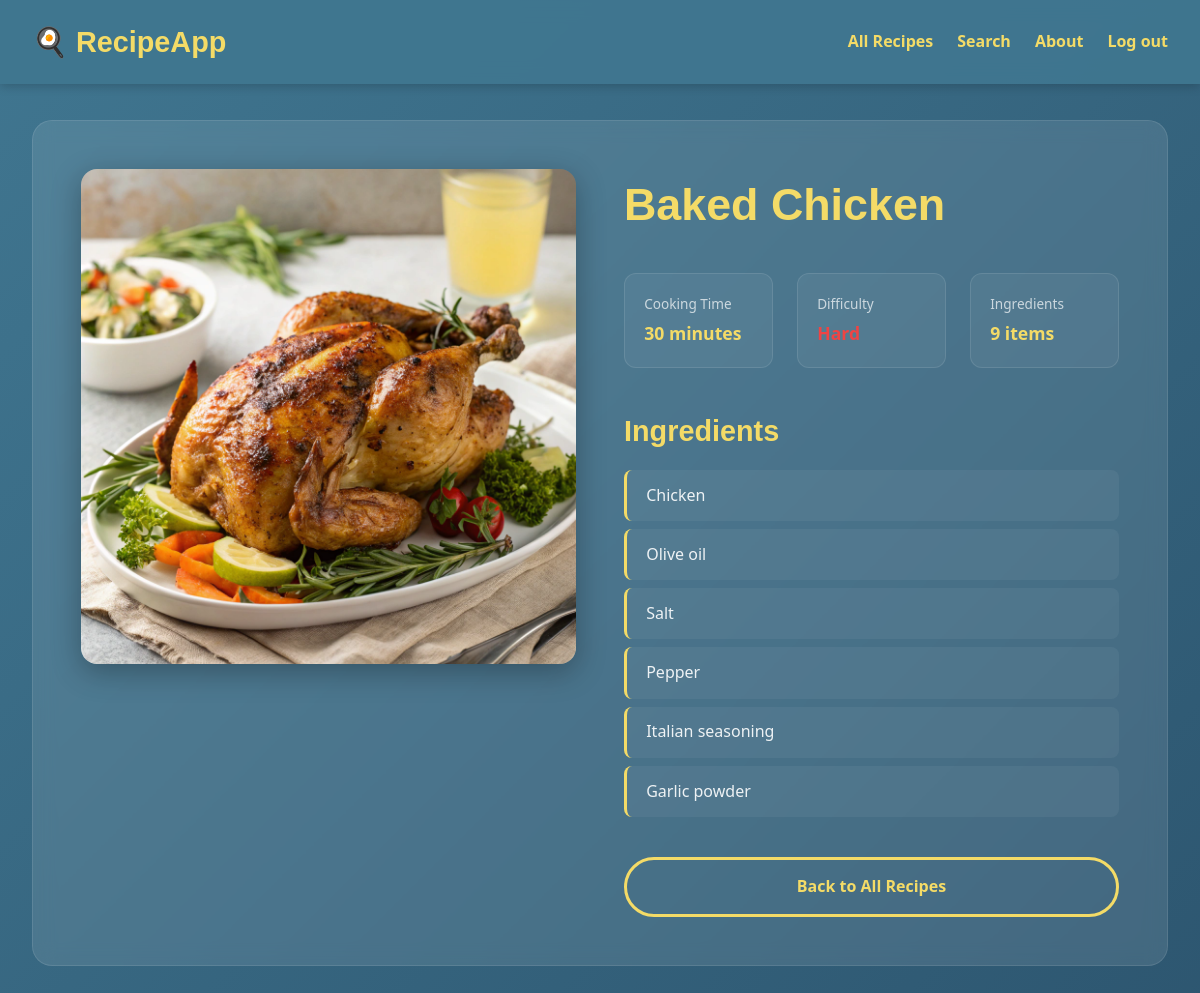
Page /detail/5/ (signed in) on the earlier database version.
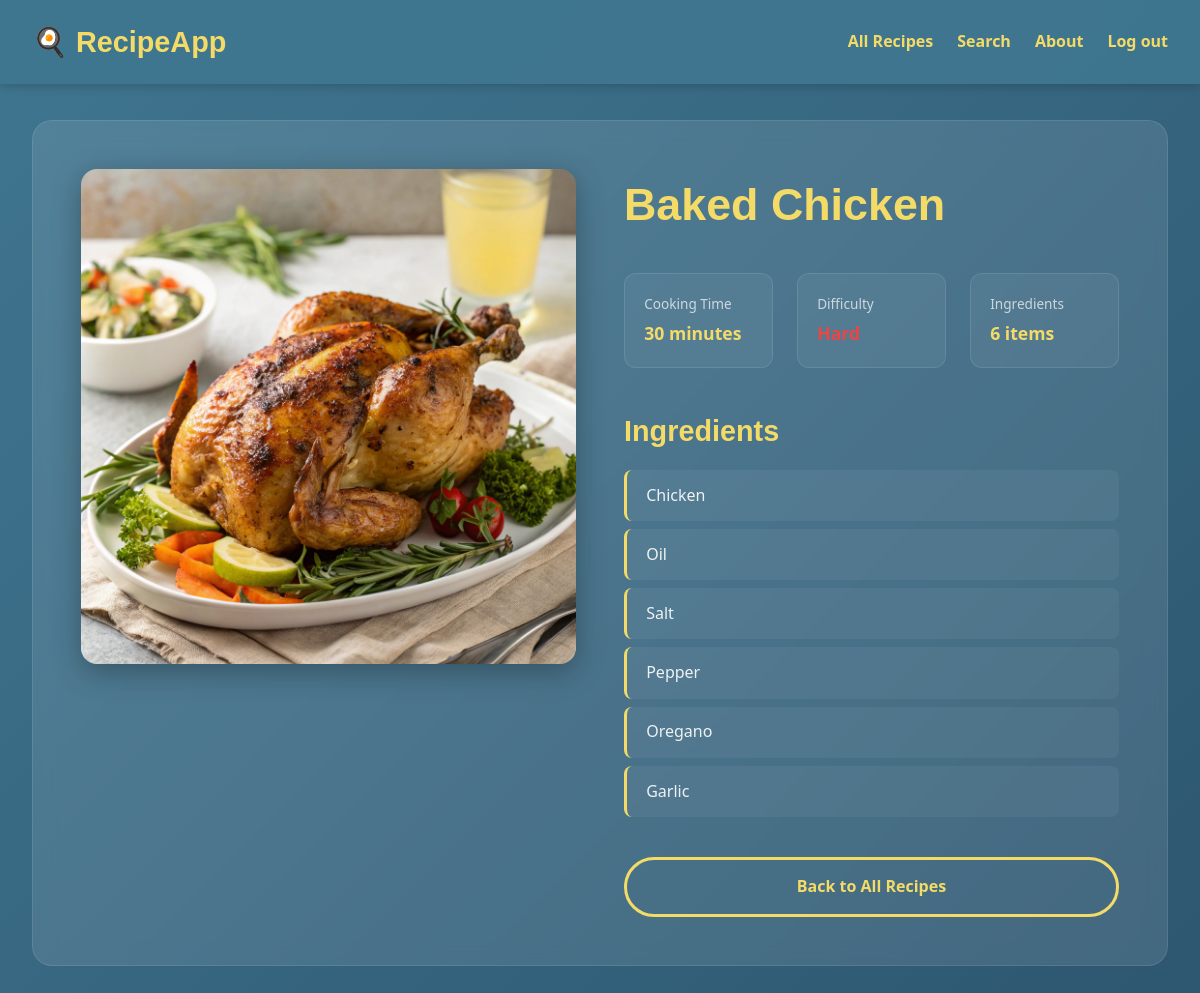
Same page on the later database version.
### recipes/models.py (models this page shows, shortened)
class Recipe(models.Model):
    name = models.CharField(max_length=50)
    ingredients = models.CharField(
        max_length=225, help_text="Enter the ingredients, separated by a comma"
    )
    cooking_time = models.IntegerField(help_text="Cooking time in minutes")
    difficulty = None
    pic = models.ImageField(upload_to='recipes', default='no_picture.jpg')
    @property
    def calculate_difficulty(self):
        ingredients = self.ingredients.split(", ")
        if self.cooking_time < 10 and len(ingredients) < 4:
            return "Easy"
        elif self.cooking_time < 10 and len(ingredients) >= 4:
            return "Medium"
        elif self.cooking_time >= 10 and len(ingredients) < 4:
            return "Intermediate"
        elif self.cooking_time >= 10 and len(ingredients) >= 4:
            return "Hard"
        return difficulty

### recipes/views.py (the view)
# urls.py: path('detail/<int:id>/', views.recipes_details, name='detail'),
@login_required(login_url='/login/')
def recipes_details(request, id):
    recipe = get_object_or_404(Recipe, pk=id)
    ingredients_list = recipe.ingredients.split(", ")
    return render(request, "recipes/recipes_details.html", {
        "recipe": recipe,
        "ingredients_list": ingredients_list,
    })

### recipes/templates/recipes/recipes_details.html (shortened to what this page needs)
<!DOCTYPE html>
<html lang="en">
<head>
  {% load static %}
  <link rel='stylesheet' type='text/css' href="{% static 'recipes/css/styles.css' %}">
</head>
<body>
  <nav class="navbar">
    <div class="navbar-content">
      <a href="{% url 'recipes:home' %}" class="logo">🍳 RecipeApp</a>
      <div style="display: flex; gap: 1.5rem;">
        <a href="{% url 'recipes:list' %}" class="nav-link">All Recipes</a>
        <a href="{% url 'recipes:search' %}" class="nav-link">Search</a>
        <a href="{% url 'recipes:about' %}" class="nav-link">About</a>
        <a href="{% url 'recipes:logout' %}" class="nav-link">Log out</a>
      </div>
    </div>
  </nav>
  <section class="recipe-detail-section">
    <div class="detail-container">
      <div class="detail-image-wrapper">
        {% if recipe.pic %}
          <img src="{{ recipe.pic.url }}" alt="{{ recipe.name }}" class="detail-image">
        {% else %}
          <div class="detail-placeholder">No Image Available</div>
        {% endif %}
      </div>
      <div class="detail-content">
        <h1>{{ recipe.name }}</h1>
        <div class="quick-stats">
          <div class="stat-item">
            <div>
              <p class="stat-label">Cooking Time</p>
              <p class="stat-value">{{ recipe.cooking_time }} minutes</p>
            </div>
          </div>
          <div class="stat-item">
            <div>
              <p class="stat-label">Difficulty</p>
              <p class="stat-value difficulty-{{ recipe.calculate_difficulty|lower }}">
              </p>
            </div>
          </div>
          <div class="stat-item">
            <div>
              <p class="stat-label">Ingredients</p>
              <p class="stat-value">{{ recipe.ingredients|wordcount }} items</p>
            </div>
          </div>
        </div>
        <div class="detail-section">
          <h2>Ingredients</h2>
          <ul class="ingredients-list">
            {% for ingredient in ingredients_list %}
              <li>{{ ingredient }}</li>
            {% endfor %}
          </ul>
        </div>
        <div class="detail-actions">
          <a href="{% url 'recipes:list' %}" class="detail-button secondary">Back to All Recipes</a>
        </div>
      </div>
    </div>
  </section>
</body>
</html>

Differences in the rows shown:
changed Recipe "Baked Chicken": ingredients "9" → "6"
Other differences:
new list line: "Oil"
new list line: "Oregano"
new list line: "Garlic"
list line gone: "Olive oil"
list line gone: "Italian seasoning"
list line gone: "Garlic powder"
